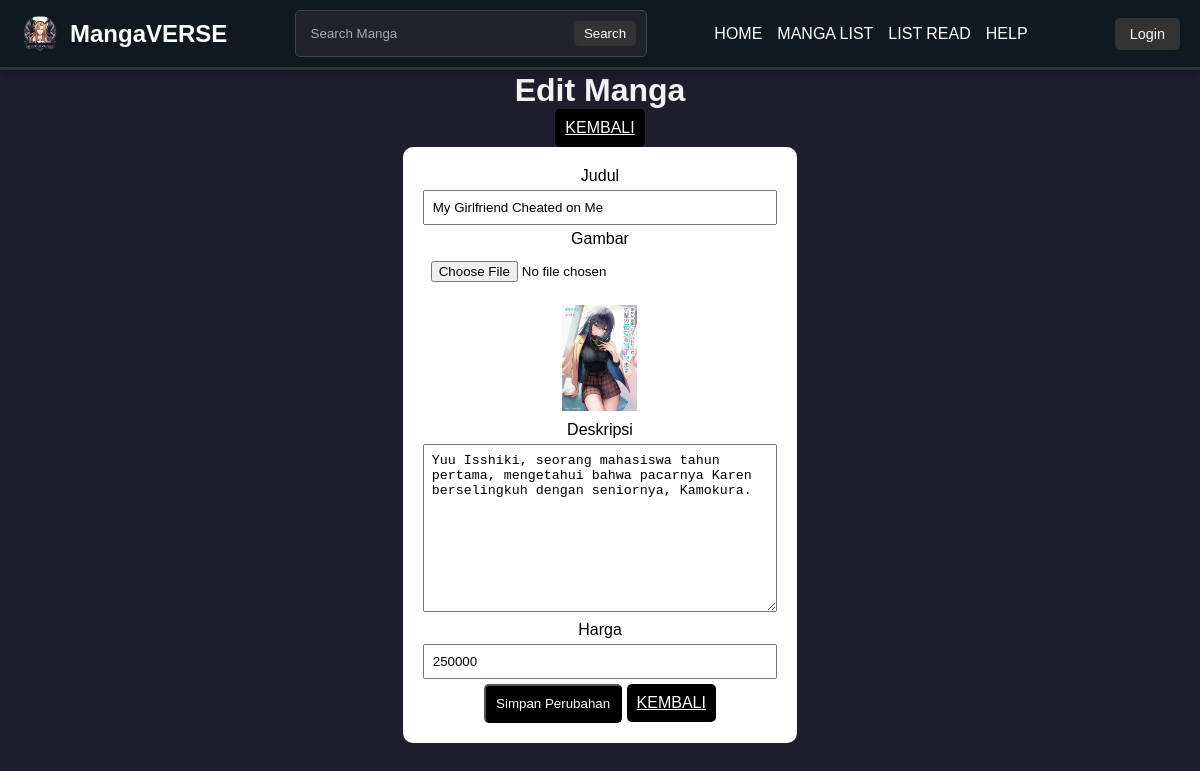
Page /admin/editmanga.php?id=2 on the earlier database version.
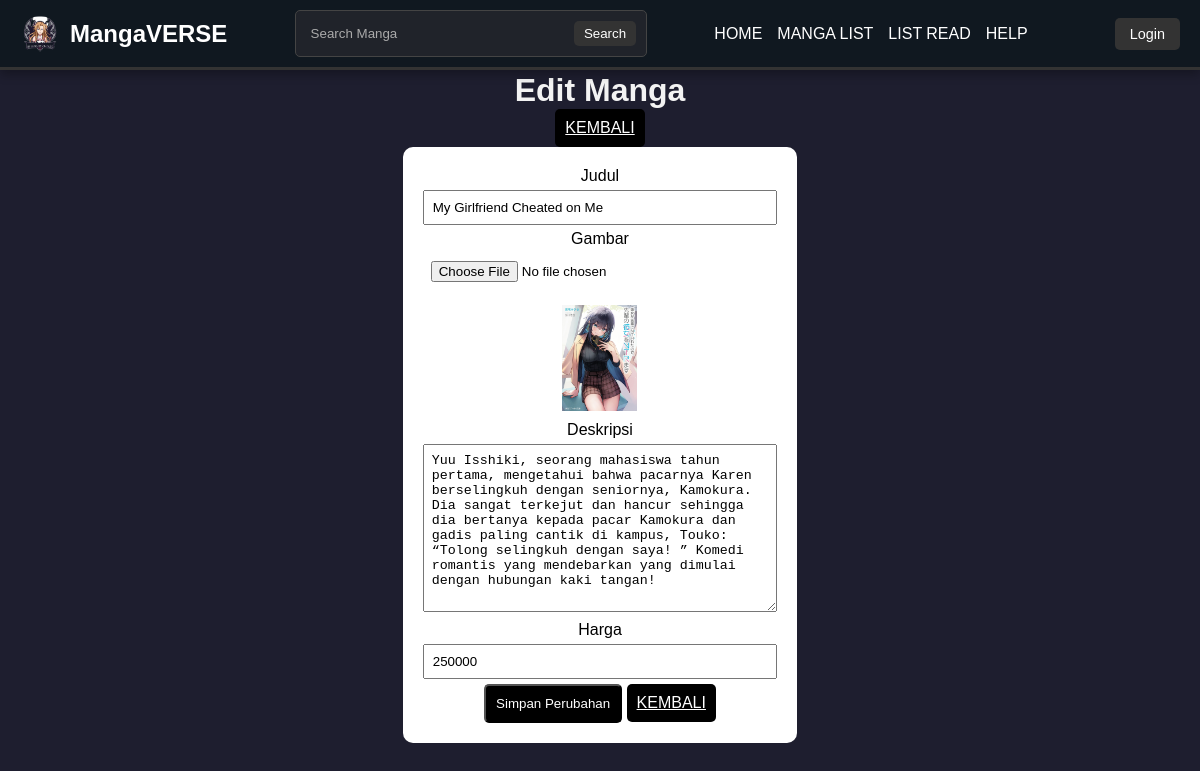
Same page on the later database version.
### tables this page shows
CREATE TABLE `manga` (
  `id` int(11) NOT NULL,
  `title` varchar(255) DEFAULT NULL,
  `image` varchar(255) DEFAULT NULL,
  `price` int(11) DEFAULT NULL,
  `description` text DEFAULT NULL
);

### admin/editManga.php (the view, shortened to what this page needs)
<?php
include '../koneksi/config.php';
if (isset($_GET['id'])) {
    $id = $_GET['id'];
    $stmt = $conn->prepare("SELECT * FROM manga WHERE id = ?");
    $stmt->bind_param("i", $id);
    $stmt->execute();
    $result = $stmt->get_result();
    $manga = $result->fetch_assoc();
}
?>
<!DOCTYPE html>
<html lang="id">
<head>
</head>
<header>
        <div class="logo">
            <img src="../images/logo.png" alt="Logo">
            <h1>MangaVERSE</h1>
        </div>
        <div class="search-bar">
            <input type="text" placeholder="Search Manga">
            <button>Search</button>
        </div>
        <nav>
                <a href="index.php">HOME</a>
                <a href="viewmanga.php">MANGA LIST</a>
                <a href="viewread.php">LIST READ</a>
                <a href="viewhelp.php">HELP</a>
        </nav>
        <div class="auth-buttons">
            <a href="./login.php">Login</a>
        </div>
    </header>
    <br>
    <br>
    <br>
    <br>
<body>
    <div style="text-align: center;">
    <h1>Edit Manga</h1>
    <a href="viewManga.php" style="background: black; padding: 10px; display: inline-block; color: white; border-radius: 5px;">KEMBALI</a>
    </div>
    <div style="text-align: center;">
<form method="post" enctype="multipart/form-data">
    <label>Judul</label>
    <input type="text" name="title" value="<?php echo $manga['title']; ?>" required>
    <label>Gambar</label>
    <input type="file" name="image">
    <img src="../<?php echo $manga['image']; ?>" width="75" style="display:block;margin:10px auto;">
    <label>Deskripsi</label>
    <textarea name="description" rows="10" required><?php echo $manga['description']; ?></textarea>
    <label>Harga</label>
    <input type="number" name="price" value="<?php echo $manga['price']; ?>" required>
    <button type="submit" style="background: black; padding: 10px; display: inline-block; color: white; border-radius: 5px;">Simpan Perubahan</button>
    <a href="viewManga.php" style="background: black; padding: 10px; display: inline-block; color: white; border-radius: 5px;">KEMBALI</a>
</form>
    </div>
</body>
</html>

Differences in the rows shown:
changed manga "My Girlfriend Cheated on Me": description "Yuu Isshiki, seorang mahasiswa tahun pertama, mengetahui bahwa pacarnya Karen berselingkuh dengan seniornya, Kamokura." → "…berselingkuh dengan seniornya, Kamokura. Dia sangat terkejut dan hancur sehingga dia bertanya kepada pacar Kamokura dan gadis paling cantik di kampus, Touko: “Tolong selingkuh dengan saya! ” Komedi romantis yang mendebarkan yang dimulai dengan hubungan kaki tangan!"
